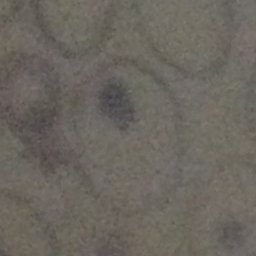
#> input picture Data/Original/I4.jpg, 256 x 256 px
$ jupyter execute --allow-errors SegCellCycles.ipynb
#> lines starting #> are read from the running program, lines starting #| are printed output that depends on the picture; after the words box and inside, x2 and y2 are one past the last pixel; in counts of white or black regions, pixels touching at a corner belong together
### ImagePreprocessing.py
# Name: Breno Lívio Silva de Almeida
# NUSP: 10276675

# SCC0251 - Image Processing
# Project: Segmentation of Cell Cycles Images
# 2021/1

import numpy as np

def convertLuminance(img):
    """
    Convert to Grayscale using Luminance method.

    Parameters: img, image to be converted.

    Returns: imgGray, image converted to grayscale.
    """

    R, G, B = img[:, :, 0], img[:, :, 1], img[:, :, 2]

    imgGray = np.floor((0.299 * R + 0.587 * G + 0.114 * B)).astype(np.uint8)

    return imgGray

def scalingImage(img, minVal, maxVal):
    """
    Scale image given a range.

    Parameters: img, image to be scaled;
                minVal, lower value for range;
                maxVal, upper value for range.

    Returns: imgScaled, image scaled.
    """

    imax = np.max(img)
    imin = np.min(img)

    std = (img - imin) / (imax - imin)

    imgScaled = std * (maxVal - minVal) + minVal

    return imgScaled

def histogramEqualization(img):
    """
    Histogram equalization for contrast adjustment using the image's histogram.

    Parameters: img, image to apply histogram equalization.

    Returns: imgEq, image with histogram equalization applied.
    """

    # Creation of image's cumulative histogram

    hist = np.zeros(256).astype(int)

    for i in range(256):
        pixels_value_i = np.sum(img == i)
        hist[i] = pixels_value_i

    histC = np.zeros(256).astype(int)

    histC[0] = hist[0]

    for i in range(1,  256):
        histC[i] = hist[i] + histC[i-1]

    N, M = img.shape

    imgEq = np.zeros([N,M]).astype(np.uint8)

    # For each intensity value, transforms in a new intensity
    for z in range(256):
        # Transformation function
        s = ((256 - 1)/float(M * N)) * histC[z]

        # Apply equalized value
        imgEq[np.where(img == z)] = s

    return imgEq

def gaussianFilter(img, k = 15, sigma = 10):
    """
    Gaussian filter applying for the image using symmetric padding.

    Parameters: img, image to apply gaussian filter;
                k, size of the filter;
                sigma, control the variation around the filter's mean value.

    Returns: imgGaussian, image with gaussian filter applied.
    """

    # Calculate gaussian filter

    arx = np.arange((-k // 2) + 1.0, (k // 2) + 1.0)
    x, y = np.meshgrid(arx, arx)
    filt = np.exp(-(1/2) * (np.square(x) + np.square(y)) / np.square(sigma))
    filter2d = filt / np.sum(filt)

    center = k // 2
    padImg = np.pad(img, pad_width = center, mode = "symmetric")
    N, M = img.shape

    # Convolution using gaussian filter

    imgGaussian = [[np.multiply(filter2d, padImg[(x - center):(x + center + 1), (y - center):(y + center + 1)]).sum()
            for y in range(center, M + center)] for x in range(center, N + center)]

    imgGaussian = scalingImage(imgGaussian, 0, 1)

    return imgGaussian

### ImageSegmentation.py
# Name: Breno Lívio Silva de Almeida
# NUSP: 10276675

# SCC0251 - Image Processing
# Project: Segmentation of Cell Cycles Images
# 2021/1

import ImagePreprocessing, ConnectedComponent
import matplotlib.pyplot as plt
from sklearn.cluster import KMeans
import numpy as np
import imageio
import os

# [10 lines left out: function saveSegmentedImg, not called in this run]

def thresholdRegion(img):
    """
    Region-based segmentation using local thresholds in the grayscale.

    Parameters: img, image to apply thresholding.

    Returns: imgThresh, image with threshold applied.
    """

    imgThresh = img.reshape(img.shape[0] * img.shape[1])

    for i in range(imgThresh.shape[0]):
        if imgThresh[i] > imgThresh.mean():
            imgThresh[i] = 3
        elif imgThresh[i] > 0.5:
            imgThresh[i] = 2
        elif imgThresh[i] > 0.2:
            imgThresh[i] = 1
        else: # The cells are within this range, being one of the darkest
            imgThresh[i] = 0

    imgThresh = imgThresh.reshape(img.shape[0], img.shape[1])

    return imgThresh

# [95 lines left out: functions regionBasedSegmentationMasks, clusteringBasedSegmentationMasks, not called in this run]

### ConnectedComponent.py
# Name: Breno Lívio Silva de Almeida
# NUSP: 10276675

# SCC0251 - Image Processing
# Project: Segmentation of Cell Cycles Images
# 2021/1

import numpy as np

def connectedComponents(img):
    """
    Connected-component labeling using 4-neighbors method.
    It was implemented using the Wikipedia article as a guide:
    https://en.wikipedia.org/wiki/Connected-component_labeling
    It's based on Hoshen–Kopelman algorithm.

    Parameters: img, image to apply labeling.

    Returns: labels, image with labeling applied.
    """

    equivList = {}
    N, M = img.shape
    labels = np.zeros(img.shape)
    label = 1

    # First pass

    for i in range(N):
        for j in range(M):
            if img[i][j] == 1:
                neighbors = get4Neighbors(labels, i, j)
                neighbors = list(filter(lambda a: a != 0, neighbors))

                if len(neighbors) == 0:
                    labels[i][j] = label
                    equivList[label] = set([label])
                    label += 1
                else:
                    minVal = min(neighbors)
                    labels[i][j] = minVal
                    for l in neighbors:
                        equivList[l] = set.union(equivList[l], neighbors)

    # Second pass

    finalLabels = {}
    newLabel = 1

    for i in range(N):
        for j in range(M):
            if labels[i][j] != 0:
                new = find(labels[i][j], equivList)
                labels[i][j] = new

                if new not in finalLabels:
                    finalLabels[new] = newLabel
                    newLabel += 1

    for i in range(N):
        for j in range(M):
            if labels[i][j] != 0:
                labels[i][j] = finalLabels[labels[i][j]]

    return labels

def get4Neighbors(img, i, j):
        """
        Get the 4 neighbours for the pixel analysed.

        Parameters: img, image;
                    i, row number;
                    j, column number.

        Returns: neighbors, list of neighbors.
        """

        N, M = img.shape
        neighbors = []

        if i - 1 >= 0:
            neighbors.append(img[i-1][j])
        if j - 1 >= 0:
            neighbors.append(img[i][j-1])
        if j - 1 >= 0 and i - 1 >= 0:
            neighbors.append(img[i-1][j-1])
        if j + 1 < M and i - 1 >= 0:
            neighbors.append(img[i-1][j+1])

        return neighbors

def find(label, equivList):
    """
    Find the neighbor with the smallest label and assign it to the current element.

    Parameters: label, label number;
                equivList, equivalence relatioship list.

    Returns: minVal, smallest label.
    """

    minVal = min(equivList[label])
    while label != minVal:
        label = minVal
        minVal = min(equivList[label])

    return minVal

def centerOfMass(maskLabels, labels):
    """
    Get the center of mass for each label.

    Parameters: maskLabels, image with labels defined;
                labels, list of labels in the image.

    Returns: centers, list of label' centers of mass.
    """

    centers = []

    for i in labels:
        xMass, yMass = np.where(maskLabels == i)

        xCenter = 0; yCenter = 0

        # Check if blob is of adequate size
        blobSize = len(np.where(maskLabels == i)[0])
        if blobSize > 500 and blobSize < 10000:
            xCenter = int(np.average(xMass))
            yCenter = int(np.average(yMass))

        centers.append([xCenter, yCenter])

    return centers

def nearDistance(img, centers):
    """
    Get the blob nearest to the image center, which is probably the blob for cells, using euclidian distance.

    Parameters: img, image with labels defined;
                centers, list of label' centers of mass.

    Returns: nearestLabel, label nearest to the image center.
    """

    N, M = img.shape

    imgCenter = [N//2, M//2]
    distances = []

    for center in centers:
        distances.append(np.linalg.norm(np.array(imgCenter) - np.array(center)))

    nearestLabel = np.argmin(distances)

    return nearestLabel

### CalculateError.py
# Name: Breno Lívio Silva de Almeida
# NUSP: 10276675

# SCC0251 - Image Processing
# Project: Segmentation of Cell Cycles Images
# 2021/1

import ImagePreprocessing
from scipy import stats
import numpy as np
import os
import imageio
import cv2

# [14 lines left out: function convertLuminance, not called in this run]

def jaccardIndex(f, g):
    """
    Calculate Jaccard Index.

    Parameters: f, true mask;
                g, segmented mask.

    Returns: iou_score, Intersection over Union score.
    """

    intersection = np.logical_and(f, g)
    union = np.logical_or(f, g)
    iou_score = np.sum(intersection) / np.sum(union)

    return iou_score

# [65 lines left out: function calculateSegmentationError, not called in this run]

### SegCellCycles.ipynb
# Segmentation of Cell Cycles Images

SCC0251 - Image Processing

**G4** - Name: Breno Lívio Silva de Almeida, NUSP: 10276675

*This Jupyter Notebook consists of properly demonstrating the project functionalities and pipeline. It will be applied the methods for specific images but in the end it will be calculated the Jaccard Index for all available images, showing boxplot and other graphs for a better comparison.*

---

## Image pre-processing

In this step, we will do the pre-processing of the image, converting it to grayscale, applying equalization and gaussian filter. First, importing the libraries needed.

[cell 1]
import ImagePreprocessing, ImageSegmentation, ConnectedComponent, CalculateError # Project's source code in the repo
from sklearn.cluster import KMeans
import matplotlib.pyplot as plt
from scipy import stats
import seaborn as sns
import pandas as pd
import numpy as np
import imageio
import cv2
import os

We will load the image `I4.jpg`.

[cell 2]
src = "Data/Original/I4.jpg"

cellOriginal = imageio.imread(src, pilmode="RGB")
#> cellOriginal is the input picture: shape (256, 256, 3); mean R, G, B 107.6, 102.5, 94.9

plt.figure(figsize = (8, 8))
plt.axis("off")
plt.title("Original Image")
plt.imshow(cellOriginal);

We convert to grayscale using luminance method.

[cell 3]
cellGray = ImagePreprocessing.convertLuminance(cellOriginal)

plt.figure(figsize = (8, 8))
plt.axis("off")
plt.title("Gray Image")
plt.imshow(cellGray, cmap = "gray");

We will apply histogram equalization for the image. The idea is to better distribute the image intensities. For example, we have before applying equalization the following distribution.

[cell 4]
fig, ax = plt.subplots(1, 1)
ax.hist(cellGray.ravel(), bins = 32, range=[0, 256])
ax.set_xlim(0, 256);
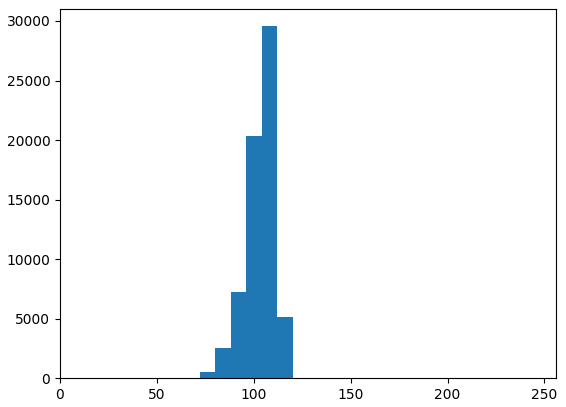
#> figure drawn by matplotlib, 1 panel; tallest bar 29563 high, from x = 104 to 112

Applying histogram equalization we have the following image.

[cell 5]
cellEq = ImagePreprocessing.histogramEqualization(cellGray)
#> after the loop in histogramEqualization, `for i in range(256):`: hist = 256 values, max 4118 at index 106, min 0 at index 0, mean 256
#> after the loop in histogramEqualization, `for i in range(1,  256):`: histC = 256 values from 0 to 65536
#> after the loop in histogramEqualization, `for z in range(256):`:
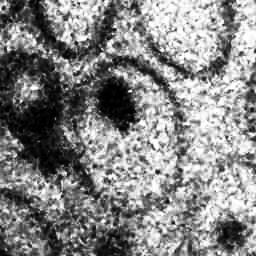
#> imgEq: shape (256, 256); min 0, max 255, mean 132.4

plt.figure(figsize = (8, 8))
plt.axis("off")
plt.title("Equalized Image")
plt.imshow(cellEq, cmap = "gray");

Having the following intensity distribution. A much better distributed intensity per se.

[cell 6]
fig, ax = plt.subplots(1, 1)
ax.hist(cellEq.ravel(), bins = 32, range=[0, 256]);
#> figure, not shown here; tallest bar 4118 high, from x = 160 to 168

Now we apply a Gaussian Filter. This filter will help with segmentation processing, consering how the filter can smooth the image, reducing the noise around the nuclei.

[cell 7]
cellGaussian = ImagePreprocessing.gaussianFilter(cellEq, k = 15, sigma = 10)
#> in gaussianFilter, `padImg = np.pad(img, pad_width = center, mode = "symmetric")`:
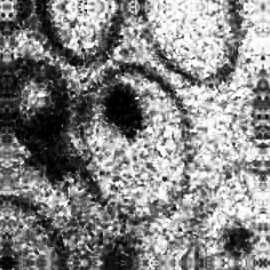
#> padImg: shape (270, 270); min 0, max 255, mean 132.1
#> in gaussianFilter, `imgGaussian = [[np.multiply(filter2d, padImg[(x - center):(x + center ..`: imgGaussian = 256 items
#> in scalingImage, `imax = np.max(img)`: imax = 245.6
#> in scalingImage, `imin = np.min(img)`: imin = 1.9

plt.figure(figsize = (8, 8))
plt.axis("off")
plt.title("Blurred Image")
plt.imshow(cellGaussian, cmap = "gray");

## Image Segmentation

After pre-processing the image we can work with Region-Based and Clustering Segmentation methods.

### Region-Based Segmentation

In the Region-Based route, we will work with a threshold value for dealing with intensities in the image.

[cell 8]
cellThresh = ImageSegmentation.thresholdRegion(np.copy(cellGaussian))
#> in thresholdRegion, `imgThresh = imgThresh.reshape(img.shape[0], img.shape[1])`:
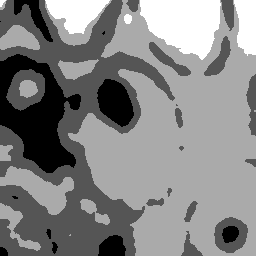
#> imgThresh: shape (256, 256) float64; min 0, max 3, mean 1.56; drawn with min black and max white

plt.figure(figsize = (8, 8))
plt.axis("off")
plt.title("Threshold Image")
plt.imshow(cellThresh, cmap = "gray");

Our Regions Of Interest (ROI) are only the darkest regions, which probably contains our nuclei, so we will isolate the ROI in a binary image.

[cell 9]
mask = np.ones(cellThresh.shape)
mask[np.where(cellThresh == 0)] = 0
mask = ~(mask.astype(np.uint8))

mask = ImagePreprocessing.scalingImage(mask, 0, 1)

plt.figure(figsize = (8, 8))
plt.axis("off")
plt.title("Binary Image")
plt.imshow(mask, cmap = "gray");

Using the Connected-component Labeling algorithm we can label isolated components in the image.

[cell 10]
maskLabels = ConnectedComponent.connectedComponents(mask)

plt.figure(figsize = (8, 8))
plt.axis("off")
plt.title("Labeled Image")
plt.imshow(maskLabels, cmap = "gray");

But how can we distinguish the nuclei blob from the others? For this we can say the nuclei are probably the nearest blob to the center of the image. And the blob must have a minimum and maximum number of pixels to deal with noise. This assumption is repeated throughout all the images.

[cell 11]
labels = np.unique(maskLabels)

# Calculate centers of mass for the blobs
centers = ConnectedComponent.centerOfMass(maskLabels, labels)

# Find nearest blob from the center, which is our nuclei
nearestBlob = ConnectedComponent.nearDistance(maskLabels, centers)

# Isolate blob
segmented1 = np.zeros(mask.shape)
segmented1[maskLabels == nearestBlob] = 1

plt.figure(figsize = (8, 8))
plt.axis("off")
plt.title("Isolated Blob")
plt.imshow(segmented1, cmap = "gray");
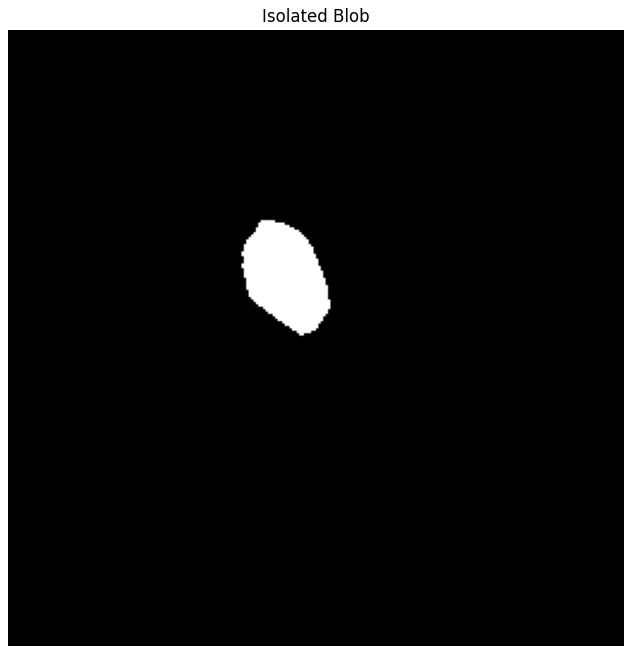
#> figure drawn by matplotlib, 1 panel

### Segmentation by Clustering

For Segmentation by Clustering we will use the KMeans algorithm. The number of clusters that better suited the problem is around `13`. Note that the algorithm is imported by a scikit-learn library, considering the optimization already made. A KMeans made by scratch would be really time expensive considering the number of images.

[cell 12]
gaussFlatten = cellGaussian.reshape(-1, 1)

# Applying clustering segmentation with KMeans
clusters = KMeans(n_clusters = 13, random_state = 0).fit(gaussFlatten)
clusterImg = clusters.cluster_centers_[clusters.labels_]
clusterImg = clusterImg.reshape(cellGaussian.shape)

clusterImg = ImagePreprocessing.scalingImage(clusterImg, 0, 1)
#> call 3 of scalingImage, with minVal = 0, maxVal = 1
#> in scalingImage (call 3), `imax = np.max(img)`: imax = 0.901
#> in scalingImage (call 3), `imin = np.min(img)`: imin = 0.049
#> in scalingImage (call 3), `std = (img - imin) / (imax - imin)`:
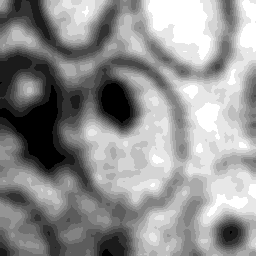
#> std: shape (256, 256) float64; min 0, max 1, mean 0.571

plt.figure(figsize = (8, 8))
plt.axis("off")
plt.title("Clustering Image")
plt.imshow(clusterImg, cmap = "gray");

As from before, our ROI are the darkest regions.

[cell 13]
mask = np.ones(clusterImg.shape)
mask[np.where(clusterImg == 0)] = 0
mask = ~(mask.astype(np.uint8))

mask = ImagePreprocessing.scalingImage(mask, 0, 1)

plt.figure(figsize = (8, 8))
plt.axis("off")
plt.title("Binary Image")
plt.imshow(mask, cmap = "gray");

We use Connected-component labeling.

[cell 14]
maskLabels = ConnectedComponent.connectedComponents(mask)

plt.figure(figsize = (8, 8))
plt.axis("off")
plt.title("Labeled Image")
plt.imshow(maskLabels, cmap = "gray");

Finally we isolate the nearest blob to the center of the image, which is probably our nuclei.

[cell 15]
labels = np.unique(maskLabels)

centers = ConnectedComponent.centerOfMass(maskLabels, labels)

nearestBlob = ConnectedComponent.nearDistance(maskLabels, centers)

segmented2 = np.zeros(mask.shape)
segmented2[maskLabels == nearestBlob] = 1

plt.figure(figsize = (8, 8))
plt.axis("off")
plt.title("Isolated Blob")
plt.imshow(segmented2, cmap = "gray");

## Evaluating Segmentation Methods

To proper evaluate the segmentations methods, it was made by hand segmentation masks for the nuclei with the application labelme. The true mask for the image we are working would be the following.

[cell 16]
src = "Data/TrueMask/I4/label.png"

trueMask = imageio.imread(src, pilmode="RGB")
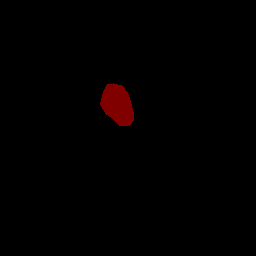
#> input picture Data/TrueMask/I4/label.png, 256 x 256 px
#> trueMask is the input picture: shape (256, 256, 3); mean R, G, B 2, 0, 0

plt.figure(figsize = (8, 8))
plt.axis("off")
plt.title("True Mask")
plt.imshow(trueMask);

Now we can compare how accurate the segmentation methods are using the Jaccard Index.

[cell 17]
# Convert to grayscale
trueMaskGray = ImagePreprocessing.convertLuminance(trueMask)
#> in convertLuminance (call 2), `R, G, B = img[:, :, 0], img[:, :, 1], img[:, :, 2]`:
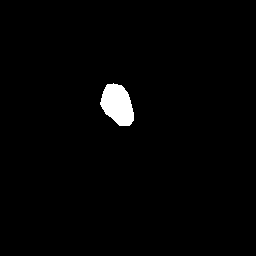
#> R: shape (256, 256); values 0 (black) and 128 (white), 1.6% white; 1 white region, box (x1, y1, x2, y2) and area: (100, 83, 134, 126) 1029
#> in convertLuminance (call 2), `R, G, B = img[:, :, 0], img[:, :, 1], img[:, :, 2]`: G: shape (256, 256); every value is 0

print("IoU score for Region-Based: {:.4f}".format(CalculateError.jaccardIndex(trueMaskGray, segmented1)))
#> in jaccardIndex, `intersection = np.logical_and(f, g)`: intersection: shape (256, 256) bool; 1.5% white; 1 white region, box (x1, y1, x2, y2) and area: (100, 83, 134, 126) 999
#> in jaccardIndex, `union = np.logical_or(f, g)`: union: shape (256, 256) bool; 1.9% white; 1 white region, box (x1, y1, x2, y2) and area: (97, 79, 134, 127) 1238
#> in jaccardIndex, `iou_score = np.sum(intersection) / np.sum(union)`: iou_score = 0.807
#| IoU score for Region-Based: 0.8069
print("IoU score for Clustering: {:.4f}".format(CalculateError.jaccardIndex(trueMaskGray, segmented2)))
#> in jaccardIndex (call 2), `intersection = np.logical_and(f, g)`: intersection: shape (256, 256) bool; 1.2% white; 1 white region, box (x1, y1, x2, y2) and area: (101, 83, 130, 123) 779
#> in jaccardIndex (call 2), `union = np.logical_or(f, g)`: union: shape (256, 256) bool; 1.6% white; 1 white region, box (x1, y1, x2, y2) and area: (100, 83, 134, 126) 1042
#| IoU score for Clustering: 0.7476
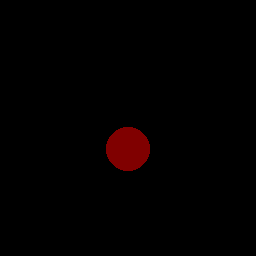
#> input picture Data/TrueMask/I0/label.png, 256 x 256 px
#> further down, f is the input picture: shape (256, 256, 3); mean R, G, B 3, 0, 0

Now let's calculate the Jaccard Index for all segmentations already generated, putting the scores in a Pandas DataFrame.

[cell 18]
inputRefDir = "Data/TrueMask/"
inputDegImgThreshold = "Data/Threshold/"
inputDegImgKmeans = "Data/Kmeans/"

thresholdScores = {}
kMeansScores = {}

# List all the folder in the directory
#> (the rest of this cell did not finish here and is left out)

We can generate descriptive statistics about the scores directly from the Pandas library (in the original source code, the statistics are made by hand).

#> (a cell that did not finish here is left out)

The IoU average score is practically the same for both methods. For a better comparison we can use hypothesis tests as t-test considering:

$$H_{0}: \mu_{\text{1}} = \mu_{\text{2}}$$
$$H_{1}: \mu_{\text{1}} < \mu_{\text{2}}$$

Being $\mu_{1}$, mean score of Region-Based, and $\mu_{2}$, mean score of Clustering.

#> (a cell that did not finish here is left out)

The p-value is too high, so we reject to fail the null hypothesis of equal means. This means there's no statistical significance in relation to the IoU average scores.

But this doesn't tell us the whole story. Let's work with boxplots.

[cell 21]
plt.figure(figsize=(12, 7))
sns.set_style("darkgrid")
#> (the rest of this cell did not finish here and is left out)

With boxplots we can better see a difference between the two segmentation methods. The average score is identical, but the score distribution has its differences.

Comparing the 1st Quartile for both, we can see a higher value for clustering, showing how this method had less inaccurate cases. In general, the clustering method is more consistent.

We can also see some outliers, probably cases with a high misclassification. We can count how many outliers we have for each method. The number of outliers for both is similar.

#> (a cell that did not finish here is left out)

We can explore further separating for the scores of interphase and mitosis cycles.

#> (a cell that did not finish here is left out)

We can see a difference in how each segmentation method handled the cycles. Note that it was expected segmentation by clustering would perform slightly worst than region-based, considering how the clustering method was not getting nuclei borders properly. So, the segmentation could get only a nucleus in a mitosis cycle if the nuclei are not too close.

Let's explore an outlier for clustering and see this happening.

#> (a cell that did not finish here is left out)

We will work with `M13`, seeing how it's better in Region-Based and worst in clustering method. The true mask would be the following.

[cell 25]
src = "Data/TrueMask/M13/label.png"

trueMask = imageio.imread(src, pilmode="RGB")
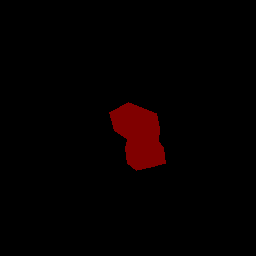
#> input picture Data/TrueMask/M13/label.png, 256 x 256 px
#> trueMask is the input picture: shape (256, 256, 3); mean R, G, B 4.8, 0, 0

plt.figure(figsize = (8, 8))
plt.axis("off")
plt.title("True Mask")
plt.imshow(trueMask);

Now for Region-Based.

[cell 26]
src = "Data/Threshold/M13.jpg"

#> (the rest of this cell did not finish here and is left out)

And for Clustering.

[cell 27]
src = "Data/Kmeans/M13.jpg"
#> src = 'Data/Kmeans/M13.jpg'

#> (the rest of this cell did not finish here and is left out)

Of course, this is the original image.

[cell 28]
src = "Data/Original/M13.jpg"
#> src = 'Data/Original/M13.jpg'

#> (the rest of this cell did not finish here and is left out)
